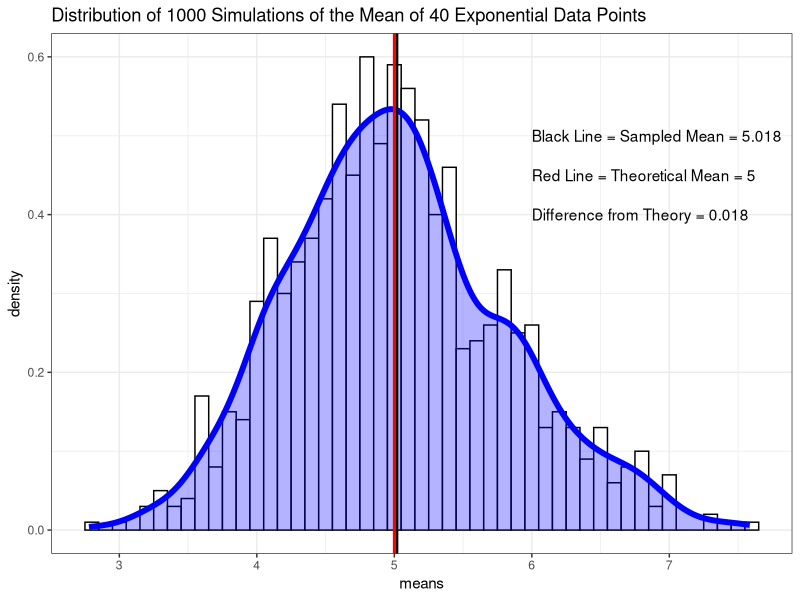
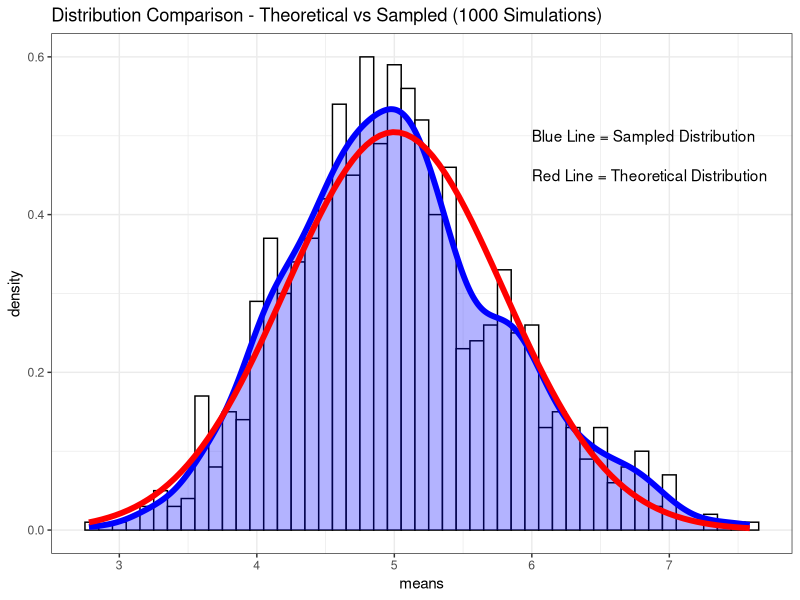
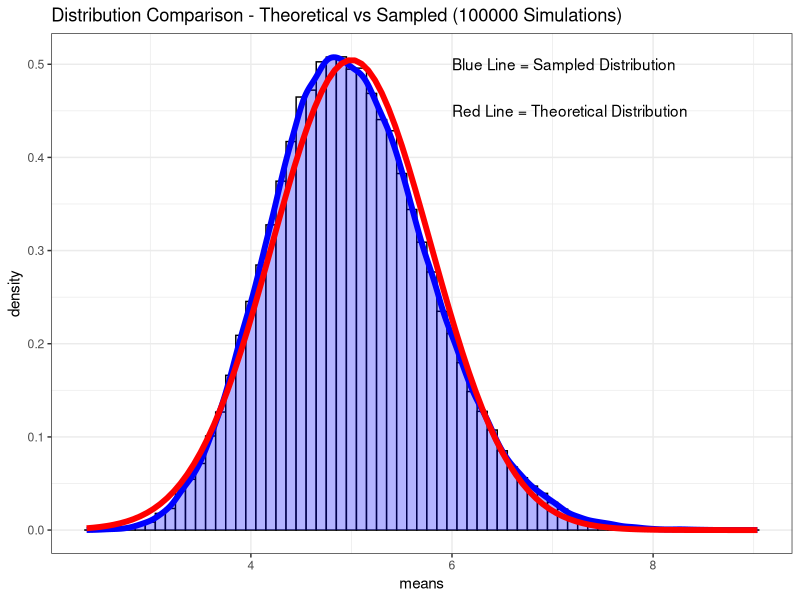
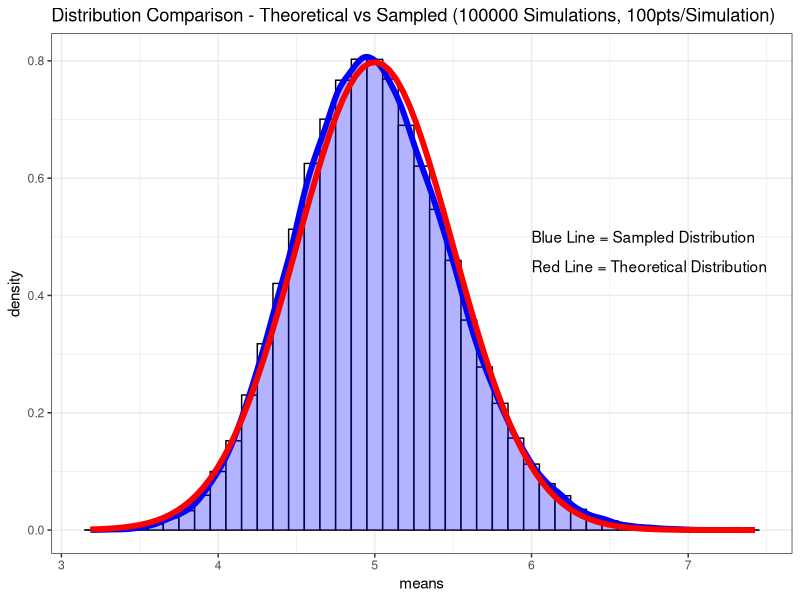

The R script that drew these images, in order:
## ---- chunk 1
knitr::opts_chunk$set(echo = TRUE)
## ---- chunk 2
library(ggplot2)
## ---- chunk 3
lambda <- 0.2 # Setting the rate for the exponential distribution
n <- 40 # Setting the number of samples to take, per average
simulations <- 1000 # Setting the number of total simulations

# Set Seed for Reproducibility
set.seed(314152)

# Creating the overall simulations
matrix_simulations <- matrix(data = rexp(n*simulations, rate = lambda),
                             nrow = simulations)

# Creating the averages
simulation_means <- data.frame(means = apply(matrix_simulations, 1, mean))
## ---- chunk 4
annotate1 <- paste("Black Line = Sampled Mean =",
                   round(mean(simulation_means$means), 3))
annotate2 <- paste("Red Line = Theoretical Mean =", 1/lambda)
annotate3 <- paste("Difference from Theory =",
                   round(mean(simulation_means$means) - 1/lambda, 3))

ggplot(data = simulation_means, aes(x = means)) +
        geom_histogram(aes(y = ..density..),
                       binwidth = 0.1,
                       col = "black",
                       fill = "white") + 
        geom_density(col = "blue",
                     size = 2,
                     fill = "blue",
                     alpha = 0.3) + 
        theme_bw() + 
        ggtitle("Distribution of 1000 Simulations of the Mean of 40 Exponential Data Points") +
        geom_vline(xintercept = mean(simulation_means$means),
                   size = 1,
                   col = "black") +
        geom_vline(xintercept = 1/lambda,
                   size = 1,
                   col = "red") +
        annotate("text", x = 6, y = 0.5, label = annotate1, hjust = 0) +
        annotate("text", x = 6, y = 0.45, label = annotate2, hjust = 0) +
        annotate("text", x = 6, y = 0.4, label = annotate3, hjust = 0)
## ---- chunk 5
# Theoretical Variance
theoretical_variance <- (1/(lambda*sqrt(n)))^2
theoretical_variance

# Sample Variance
sample_variance <- var(simulation_means$means)
sample_variance

# Difference in Variance
variance_difference <- sample_variance - theoretical_variance
variance_difference
## ---- chunk 6
annotate4 <- paste("Blue Line = Sampled Distribution")
annotate5 <- paste("Red Line = Theoretical Distribution")

ggplot(data = simulation_means, aes(x = means)) +
        geom_histogram(aes(y = ..density..),
                       binwidth = 0.1,
                       col = "black",
                       fill = "white") + 
        geom_density(col = "blue",
                     size = 2,
                     fill = "blue",
                     alpha = 0.3) + 
        stat_function(fun = dnorm,
                      args = list(mean = 1/lambda, sd = sqrt(theoretical_variance)),
                      colour = "red", size = 2) +
        theme_bw() + 
        ggtitle("Distribution Comparison - Theoretical vs Sampled (1000 Simulations)") +
        annotate("text", x = 6, y = 0.5, label = annotate4, hjust = 0) +
        annotate("text", x = 6, y = 0.45, label = annotate5, hjust = 0)
## ---- chunk 7
lambda <- 0.2 # Setting the rate for the exponential distribution
n <- 40 # Setting the number of samples to take, per average
simulations <- 100000 # Setting the number of total simulations

# Creating the overall simulations
matrix_simulations_100000 <- matrix(data = rexp(n*simulations, rate = lambda),
                             nrow = simulations)

# Creating the averages
simulation_means_100000 <- data.frame(means = apply(matrix_simulations_100000, 1, mean))
## ---- chunk 8
ggplot(data = simulation_means_100000, aes(x = means)) +
        geom_histogram(aes(y = ..density..),
                       binwidth = 0.1,
                       col = "black",
                       fill = "white") + 
        geom_density(col = "blue",
                     size = 2,
                     fill = "blue",
                     alpha = 0.3) + 
        stat_function(fun = dnorm,
                      args = list(mean = 1/lambda, sd = sqrt(theoretical_variance)),
                      colour = "red", size = 2) +
        theme_bw() + 
        ggtitle("Distribution Comparison - Theoretical vs Sampled (100000 Simulations)") +
        annotate("text", x = 6, y = 0.5, label = annotate4, hjust = 0) +
        annotate("text", x = 6, y = 0.45, label = annotate5, hjust = 0)
## ---- chunk 9
lambda <- 0.2 # Setting the rate for the exponential distribution
n <- 100 # Setting the number of samples to take, per average
simulations <- 100000 # Setting the number of total simulations

# Creating the overall simulations
matrix_simulations_100000 <- matrix(data = rexp(n*simulations, rate = lambda),
                             nrow = simulations)

# Creating the averages
simulation_means_100000 <- data.frame(means = apply(matrix_simulations_100000, 1, mean))
## ---- chunk 10
theoretical_variance <- (1/(lambda*sqrt(n)))^2

ggplot(data = simulation_means_100000, aes(x = means)) +
        geom_histogram(aes(y = ..density..),
                       binwidth = 0.1,
                       col = "black",
                       fill = "white") + 
        geom_density(col = "blue",
                     size = 2,
                     fill = "blue",
                     alpha = 0.3) + 
        stat_function(fun = dnorm,
                      args = list(mean = 1/lambda, sd = sqrt(theoretical_variance)),
                      colour = "red", size = 2) +
        theme_bw() + 
        ggtitle("Distribution Comparison - Theoretical vs Sampled (100000 Simulations, 100pts/Simulation)") +
        annotate("text", x = 6, y = 0.5, label = annotate4, hjust = 0) +
        annotate("text", x = 6, y = 0.45, label = annotate5, hjust = 0)
## ---- chunk 11
sessionInfo()
